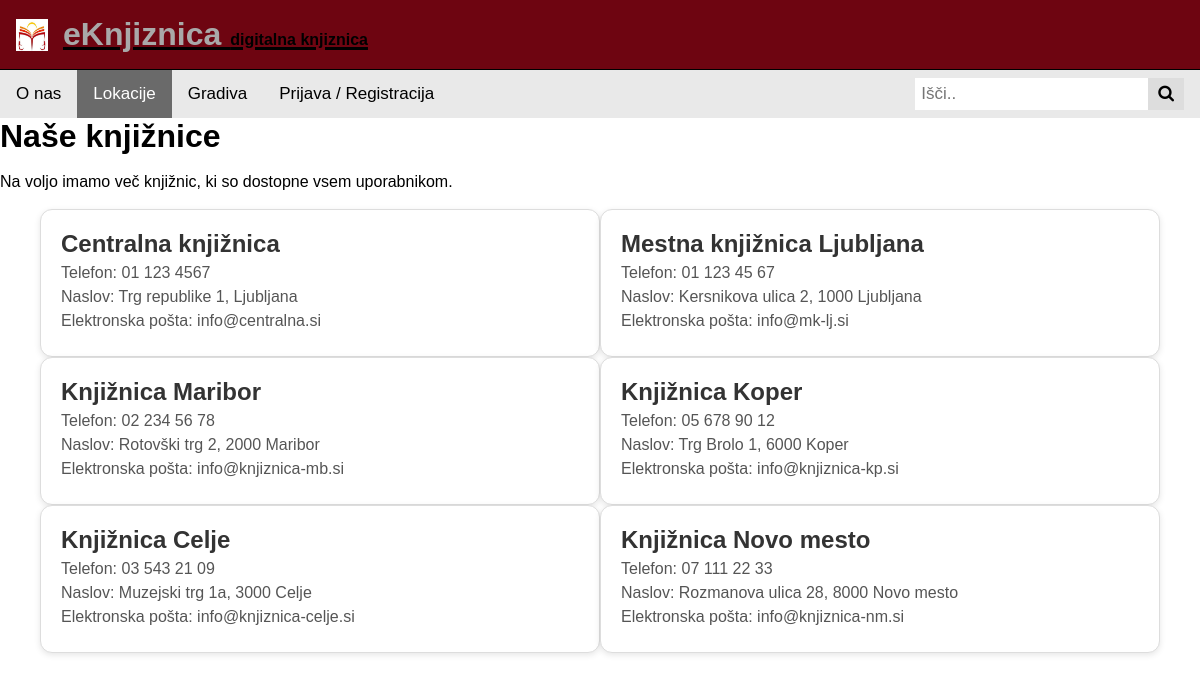
/knjiznice.php, run on an earlier commit of the app's database.
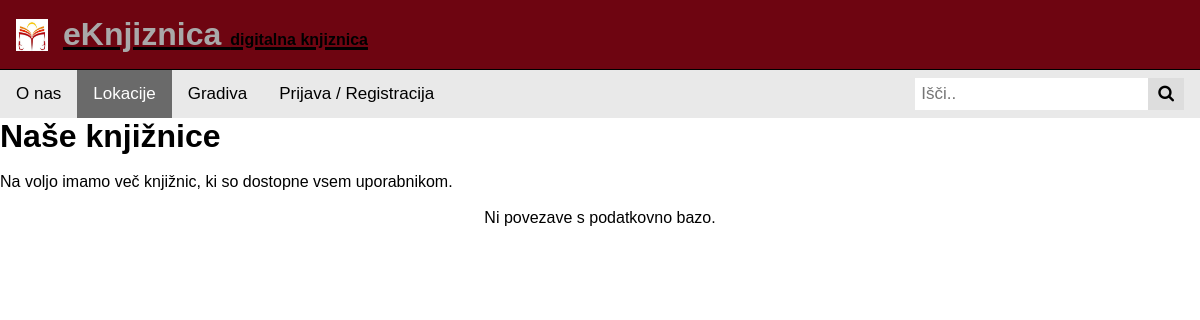
And on a later commit of the database.
### tables this page shows
CREATE TABLE IF NOT EXISTS `knjiznice` (
  `idKnjiznice` INT(11) NOT NULL AUTO_INCREMENT,
  `ime` VARCHAR(255) NOT NULL,
  `naslov` VARCHAR(255) NOT NULL,
  `telefon` VARCHAR(20) NOT NULL,
  `email` VARCHAR(255) NOT NULL,
  `opis` VARCHAR(5000) NOT NULL,
  PRIMARY KEY (`idKnjiznice`),
  UNIQUE INDEX `email` (`email` ASC) VISIBLE);

### knjiznice.php (the view, shortened to what this page needs)
<!DOCTYPE html>
<html lang="en">
<head>
    <link rel="stylesheet" href="files/stylesheet.css">
    <link rel="stylesheet" href="https://cdnjs.cloudflare.com/ajax/libs/font-awesome/4.7.0/css/font-awesome.min.css">
</head>
<body>
    <a href="index.php">
        <div class="naslov">
            <img class="glavnaSlika" src="files/image.png" alt="naslov" srcset="">
            <h1>eKnjiznica <small>digitalna knjiznica</small></h1>
        </div>
    </a>
    <div class="iskanje">
        <a href="index.php#onas">O nas</a>
        <a class="active"href="knjiznice.php">Lokacije</a>
        <a href="gradiva.php">Gradiva</a>
        <?php if (isset($_SESSION["user"])): ?>
            <a href="profil.php">Profile (<?= htmlspecialchars($_SESSION["user"]["ime"]) ?>)</a>
            <?php if (isset($_SESSION["user"]["tipUporabnika"]) && $_SESSION["user"]["tipUporabnika"] === 1): ?>
                <a href="zalozba.php">Zalozba</a>
            <?php endif; ?>
        <?php else: ?>
            <a href="prijava.php">Prijava / Registracija</a>
        <?php endif; ?>
        <div class="iskalnik">
            <form action="/action_page.php">
              <input type="text" placeholder="Išči.." name="search">
              <button type="submit"><i class="fa fa-search" aria-hidden="true"></i></button>
            </form>
          </div>
      </div>
        <div class="knjiznice">
            <h1>Naše knjižnice</h1>
            <p>Na voljo imamo več knjižnic, ki so dostopne vsem uporabnikom.</p>
        </div>
<?php
include 'db_connect.php';
$sql = "SELECT * FROM knjiznice";
$result = mysqli_query($conn, $sql);
echo "<div class='knjiznice-container'>";
if (mysqli_num_rows($result) > 0) {
    while($row = mysqli_fetch_assoc($result)) {
        echo "<div class='knjiznica'>";
        echo "<h2>" . $row['ime'] . "</h2>";
        echo "<p>Telefon: " . $row['telefon'] . "</p>";
        echo "<p>Naslov: " . $row['naslov'] . "</p>";
        echo "<p>Elektronska pošta: " . $row['email'] . "</p>";
        echo "</div>";
    }
} else {
    echo "Ni povezave s podatkovno bazo.";
}
echo "</div>";
?>
</body>
</html>

### files/stylesheet.css (style rules this page uses)
* { margin: 0; font-family: 'Arial', sans-serif; color: #000000; }
.naslov { display: flex; align-items: center; gap: 10px; background-color: #6e0511; padding: 1em; border-bottom: black 1px solid; }
.naslov > h1 { font-size: 2em; color: #a9a9a9; }
.naslov > .glavnaSlika { width: 2em; height: 2em; margin-right: 5px; }
h1 > small { font-size: 0.5em; color:#000000; }
a { text-decoration: none; }
.iskanje { overflow: hidden; background-color: #e9e9e9; }
.iskanje a { float: left; display: block; color: black; text-align: center; padding: 14px 16px; text-decoration: none; font-size: 17px; }
.iskanje a.active { background-color: #6a6a6a; color: white; }
.iskanje .iskalnik { float: right; }
.iskanje input[type=text] { padding: 6px; margin-top: 8px; font-size: 17px; border: none; }
.iskanje .iskalnik button { float: right; padding: 6px 10px; margin-top: 8px; margin-right: 16px; background: #ddd; font-size: 17px; border: none; cursor: pointer; }
.knjiznice-container { display: flex; flex-wrap: wrap; justify-content: center; }
.naslov { display: flex; align-items: center; gap: 10px; background-color: #6e0511; }
.naslov > h1 small { font-size: 0.5em; color: #000000; }
.glavnaSlika { width: 2em; height: 2em; margin-right: 5px; }
.knjiznica { background-color: #fff; border: 1px solid #ddd; box-shadow: 0 2px 6px rgba(0, 0, 0, 0.1); border-radius: 12px; padding: 20px; width: calc(50% - 40px); box-sizing: border-box; transition: transform 0.2s ease; }
.knjiznica h2 { margin-top: 0; color: #333; }
.knjiznica p { margin: 6px 0; color: #555; }

What changed in the data, as far as the page shows it:
removed knjiznice: ime "Centralna knjižnica", telefon "01 123 4567", naslov "Trg republike 1, Ljubljana", email "info@centralna.si"
removed knjiznice: ime "Mestna knjižnica Ljubljana", telefon "01 123 45 67", naslov "Kersnikova ulica 2, 1000 Ljubljana", email "info@mk-lj.si"
removed knjiznice: ime "Knjižnica Maribor", telefon "02 234 56 78", naslov "Rotovški trg 2, 2000 Maribor", email "info@knjiznica-mb.si"
removed knjiznice: ime "Knjižnica Koper", telefon "05 678 90 12", naslov "Trg Brolo 1, 6000 Koper", email "info@knjiznica-kp.si"
removed knjiznice: ime "Knjižnica Celje", telefon "03 543 21 09", naslov "Muzejski trg 1a, 3000 Celje", email "info@knjiznica-celje.si"
removed knjiznice: ime "Knjižnica Novo mesto", telefon "07 111 22 33", naslov "Rozmanova ulica 28, 8000 Novo mesto", email "info@knjiznica-nm.si"
Also different on the page:
text now shown: "Ni povezave s podatkovno bazo."
